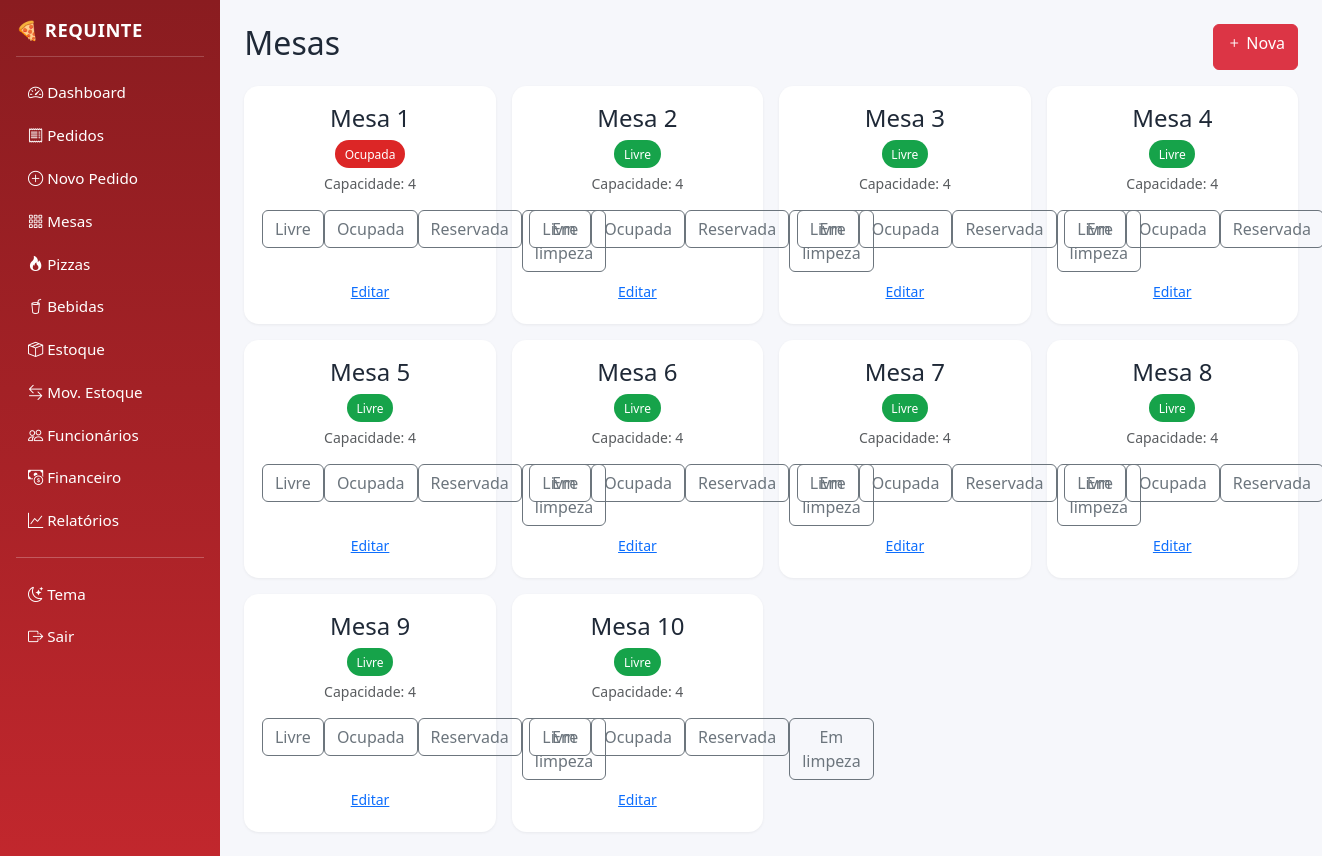
Page /mesas/ (signed in) on the committed database.
### models.py (models this page shows)
class Mesa(db.Model):
    __tablename__ = "mesas"
    id = db.Column(db.Integer, primary_key=True)
    numero = db.Column(db.Integer, unique=True, nullable=False)
    capacidade = db.Column(db.Integer, default=4)
    status = db.Column(db.String(20), default="Livre")  # Livre, Ocupada, Reservada, Em limpeza

### routes/mesas.py (the view)
@bp.route("/")
@login_required
def listar():
    mesas = Mesa.query.order_by(Mesa.numero).all()
    return render_template("mesas.html", mesas=mesas)

### models.py (called while the page is built)
    @property
    def is_active(self):
        return self.ativo

### templates/mesas.html
{% extends "base.html" %}{% block content %}
<div class="d-flex justify-content-between mb-3"><h2>Mesas</h2>
<a href="{{ url_for('mesas.nova') }}" class="btn btn-danger"><i class="bi bi-plus"></i> Nova</a></div>
<div class="row g-3">
{% for m in mesas %}
<div class="col-md-3"><div class="card-kpi text-center">
<h4>Mesa {{m.numero}}</h4>
<span class="badge-status status-{{m.status|replace(' ','-')}}">{{m.status}}</span>
<p class="text-muted small mt-2">Capacidade: {{m.capacidade}}</p>
<div class="btn-group btn-group-sm">
{% for s in ['Livre','Ocupada','Reservada','Em limpeza'] %}
<form method="post" action="{{ url_for('mesas.status',mid=m.id,status=s) }}" style="display:inline">
<button class="btn btn-outline-secondary">{{s}}</button></form>
{% endfor %}
</div>
<a href="{{ url_for('mesas.editar',mid=m.id) }}" class="btn btn-sm btn-link mt-1">Editar</a>
</div></div>{% endfor %}
</div>{% endblock %}

### static/css/app.css (style rules this page uses)
:root { --bg:#f6f7fb;--card:#fff;--brand:#c1272d;--brand-dark:#8a1c20;--text:#1f2937;--muted:#6b7280; }
body { background:var(--bg);color:var(--text); }
.card-kpi { background:var(--card);border-radius:.9rem;padding:1.1rem;box-shadow:0 1px 3px rgba(0,0,0,.06); }
.status-Livre { background:#16a34a;color:#fff; }
.status-Ocupada { background:#dc2626;color:#fff; }
.badge-status { padding:.35rem .6rem;border-radius:1rem;font-size:.75rem; }

### rows in the picture
Mesa: numero "1", status "Ocupada", capacidade "4", s "Livre" "Ocupada" "Reservada" "Em limpeza"
Mesa: numero "2", status "Livre", capacidade "4", s "Livre" "Ocupada" "Reservada" "Em limpeza"
Mesa: numero "3", status "Livre", capacidade "4", s "Livre" "Ocupada" "Reservada" "Em limpeza"
Mesa: numero "4", status "Livre", capacidade "4", s "Livre" "Ocupada" "Reservada"
Mesa: numero "5", status "Livre", capacidade "4", s "Livre" "Ocupada" "Reservada" "Em limpeza"
Mesa: numero "6", status "Livre", capacidade "4", s "Livre" "Ocupada" "Reservada" "Em limpeza"
Mesa: numero "7", status "Livre", capacidade "4", s "Livre" "Ocupada" "Reservada" "Em limpeza"
Mesa: numero "8", status "Livre", capacidade "4", s "Livre" "Ocupada" "Reservada"
Mesa: numero "9", status "Livre", capacidade "4", s "Livre" "Ocupada" "Reservada" "Em limpeza"
Mesa: numero "10", status "Livre", capacidade "4", s "Livre" "Ocupada" "Reservada" "Em limpeza"
